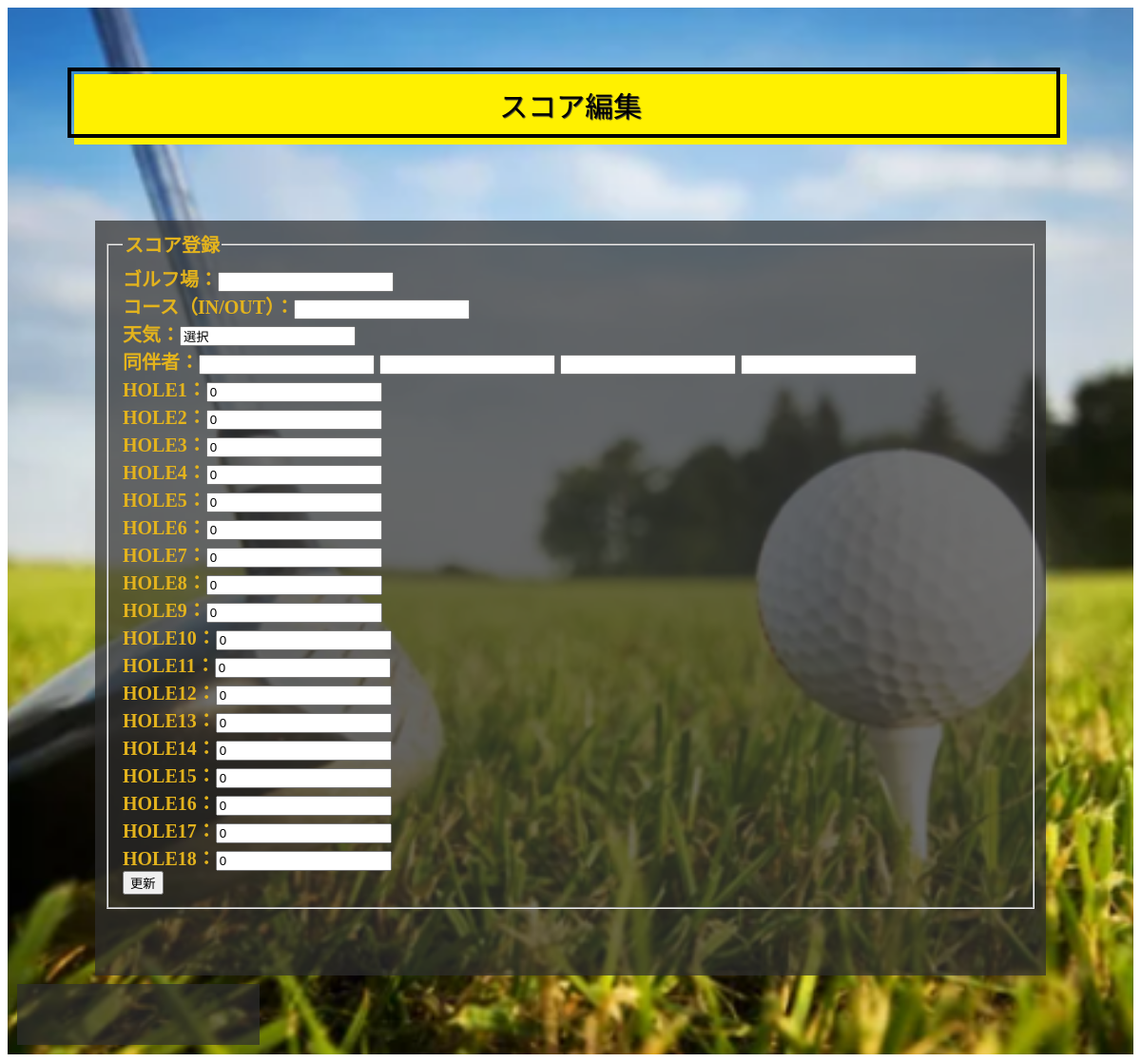
The page /detail.php?id=5 (signed in) on the database its author committed.
### tables this page shows
CREATE TABLE `glf_topdb` (
  `id` int(12) NOT NULL,
  `glfname` varchar(64) NOT NULL,
  `course` varchar(128) NOT NULL,
  `weather` varchar(64) NOT NULL,
  `member` varchar(64) NOT NULL,
  `indate` datetime NOT NULL,
  `member2` varchar(64) NOT NULL,
  `member3` varchar(64) NOT NULL,
  `member4` varchar(64) NOT NULL,
  `hole1` int(64) NOT NULL,
  `hole2` int(64) NOT NULL,
  `hole3` int(64) NOT NULL,
  `hole4` int(64) NOT NULL,
  `hole5` int(64) NOT NULL,
  `hole6` int(64) NOT NULL,
  `hole7` int(64) NOT NULL,
  `hole8` int(64) NOT NULL,
  `hole9` int(64) NOT NULL,
  `hole10` int(64) NOT NULL,
  `hole11` int(64) NOT NULL,
  `hole12` int(64) NOT NULL,
  `hole13` int(64) NOT NULL,
  `hole14` int(64) NOT NULL,
  `hole15` int(64) NOT NULL,
  `hole16` int(64) NOT NULL,
  `hole17` int(64) NOT NULL,
  `hole18` int(64) NOT NULL
);

### detail.php (the view, shortened to what this page needs)
<?php
$id = $_GET['id'];
$pdo = db_conn();
$stmt = $pdo->prepare('SELECT * FROM glf_topdb WHERE id=:id;');
$stmt->bindValue(':id',$id,PDO::PARAM_INT);
$status = $stmt->execute();
if ($status === false) {
    sql_error($status);
} else {
    $result = $stmt->fetch();
}
?>
<!DOCTYPE html>
<html lang="ja">
<head>
    <link rel="stylesheet" href="glfindex.css">
</head>
<body><div class="body">
    <header><div class="header"><div class="h1">スコア編集</div>            </div>
    </header>
    <form method="POST" action="update.php">
        <div class="jumbotron">
            <fieldset>
                <legend>スコア登録</legend>
                <label>ゴルフ場：<input type="text" name="glfname" value="<?= $result['glfname'] ?>"></label><br>
                <label>コース（IN/OUT）：<input type="text" name="course" value="<?= $result['course']?>"></label><br>
                <label>天気：<input type="text" name="weather" value="<?= $result['weather'] ?>"></label><br>
                <label>同伴者：<input type="text" name="member" value="<?= $result['member'] ?>" >
                <input type="text" name="member2" value="<?= $result['member2'] ?>" >
                <input type="text" name="member3" value="<?= $result['member3'] ?>">
                <input type="text" name="member4" value="<?= $result['member4'] ?>"></label><br>
                <label>HOLE1：<input type="text" name="hole1" value="<?= $result['hole1'] ?>"></label><br>
                <label>HOLE2：<input type="text" name="hole2" value="<?= $result['hole2'] ?>"></label><br>
                <label>HOLE3：<input type="text" name="hole3" value="<?= $result['hole3'] ?>"></label><br>
                <label>HOLE4：<input type="text" name="hole4" value="<?= $result['hole4'] ?>"></label><br>
                <label>HOLE5：<input type="text" name="hole5" value="<?= $result['hole5'] ?>"></label><br>
                <label>HOLE6：<input type="text" name="hole6" value="<?= $result['hole6'] ?>"></label><br>
                <label>HOLE7：<input type="text" name="hole7" value="<?= $result['hole7'] ?>"></label><br>
                <label>HOLE8：<input type="text" name="hole8" value="<?= $result['hole8'] ?>"></label><br>
                <label>HOLE9：<input type="text" name="hole9" value="<?= $result['hole9'] ?>"></label><br>
                <label>HOLE10：<input type="text" name="hole10" value="<?= $result['hole10'] ?>"></label><br>
                <label>HOLE11：<input type="text" name="hole11" value="<?= $result['hole11'] ?>"></label><br>
                <label>HOLE12：<input type="text" name="hole12" value="<?= $result['hole12'] ?>"></label><br>
                <label>HOLE13：<input type="text" name="hole13" value="<?= $result['hole13'] ?>"></label><br>
                <label>HOLE14：<input type="text" name="hole14" value="<?= $result['hole14'] ?>"></label><br>
                <label>HOLE15：<input type="text" name="hole15" value="<?= $result['hole15'] ?>"></label><br>
                <label>HOLE16：<input type="text" name="hole16" value="<?= $result['hole16'] ?>"></label><br>
                <label>HOLE17：<input type="text" name="hole17" value="<?= $result['hole17'] ?>"></label><br>
                <label>HOLE18：<input type="text" name="hole18" value="<?= $result['hole18'] ?>"></label><br>
                <input type="submit" value="更新">
            </fieldset></div>
    </form>
    <a class="btn btn-custom01" href="./select.php">
        <span class="btn-custom01-front">スコア履歴</span>
        </a>
        <a class="btn btn-custom01" href="./top.php">
        <span class="btn-custom01-front">ＴＯＰ</span>
        </a>
</div>
</body>
</html>

### glfindex.css (style rules this page uses)
.header { background-image: url('images/golf.png'); background-position: center center; background-repeat: no-repeat; background-attachment: fixed; background-size: cover; background-color: #464646; width: 100%; height: 100%; padding: 60px; color: #FFF; text-shadow: 1px 1px 1px #333; font-family: 'Sacramento', cursive; font-size: 50px; text-align: center; margin-bottom: 20px; }
.h1 { position: relative; padding: 1rem 2rem calc(1rem + 10px); background: #fff100; font-size: 30px; color: #000; }
.h1:before { position: absolute; top: -7px; left: -7px; width: 100%; height: 100%; content: ''; border: 4px solid #000; }
.body { background-image: url('images/golf.png'); background-position: center center; background-repeat: no-repeat; background-attachment: fixed; background-size: cover; background-color: #464646; }
.jumbotron { background-color: rgba(46, 46, 46, 0.7); color: rgba(227, 179, 29); text-align: left; font-size: 20px; font-weight: bold; padding-bottom: 70px; width: 1000px; margin: 0 auto 10px; }
*, *:before, *:after { -webkit-box-sizing: inherit; box-sizing: inherit; }
html { -webkit-box-sizing: border-box; box-sizing: border-box; font-size: 62.5%; }
.btn, a.btn, button.btn { font-size: 1.6rem; font-weight: 700; line-height: 1.5; position: relative; display: inline-block; padding: 1rem 4rem; cursor: pointer; -webkit-user-select: none; -moz-user-select: none; -ms-user-select: none; user-select: none; -webkit-transition: all 0.3s; transition: all 0.3s; text-align: center; vertical-align: middle; text-decoration: none; letter-spacing: 0.1em; color: #212529; border-radius: 0.5rem; }
a.btn-custom01 { margin-bottom: 0.5rem; padding: 0; border-radius: 0.75rem; }
a.btn-custom01:before { position: absolute; top: 0; right: 0; bottom: 0; left: 0; width: 100%; height: 100%; content: ""; -webkit-transition: all 0.3s; transition: all 0.3s; -webkit-transform: translate3d(0, 0.75rem, -1rem); transform: translate3d(0, 0.75rem, -1rem); border: 2px solid #000; border-radius: inherit; background: #ccc100; -webkit-box-shadow: 0 0.6rem 0 0 rgba(0, 0, 0, 0.2); box-shadow: 0 0.6rem 0 0 rgba(0, 0, 0, 0.2); }
a.btn-custom01:after { font-family: "Font Awesome 5 Free"; font-size: 2rem; font-weight: normal; line-height: 1; position: absolute; top: calc(50% - 1rem); left: 1.5rem; margin: 0; padding: 0; content: "\f0e0"; }
.btn-custom01-front { position: relative; display: block; padding: 1.5rem 5rem 1.5rem 5rem; -webkit-transition: all 0.3s; transition: all 0.3s; border: 2px solid #000; border-radius: inherit; background: #fff100; }

### detail.php (style rules this page uses)
div { padding: 10px; font-size: 16px; }

### rows shown on the page
glf_topdb: weather "選択", hole1 "0", hole2 "0", hole3 "0", hole4 "0", hole5 "0", hole6 "0", hole7 "0", hole8 "0", hole9 "0", hole10 "0", hole11 "0", hole12 "0", hole13 "0", hole14 "0", hole15 "0", hole16 "0", hole17 "0", hole18 "0"
